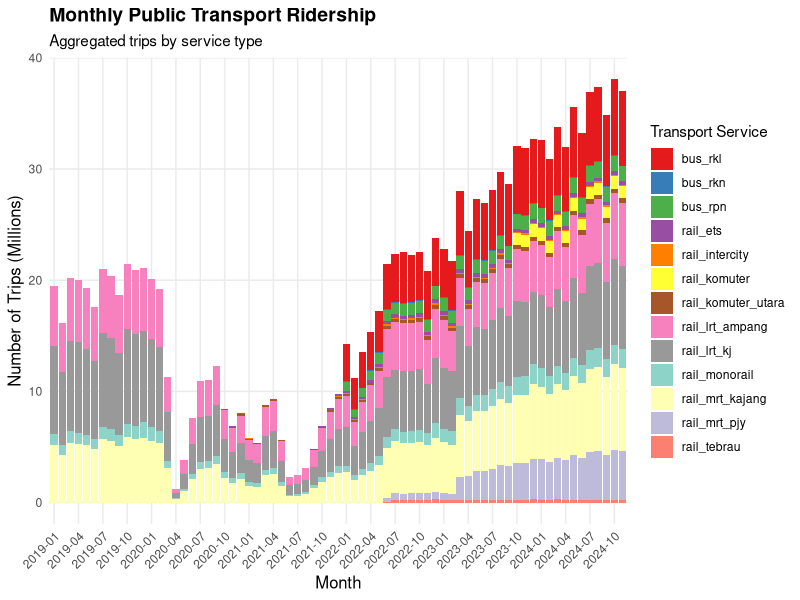
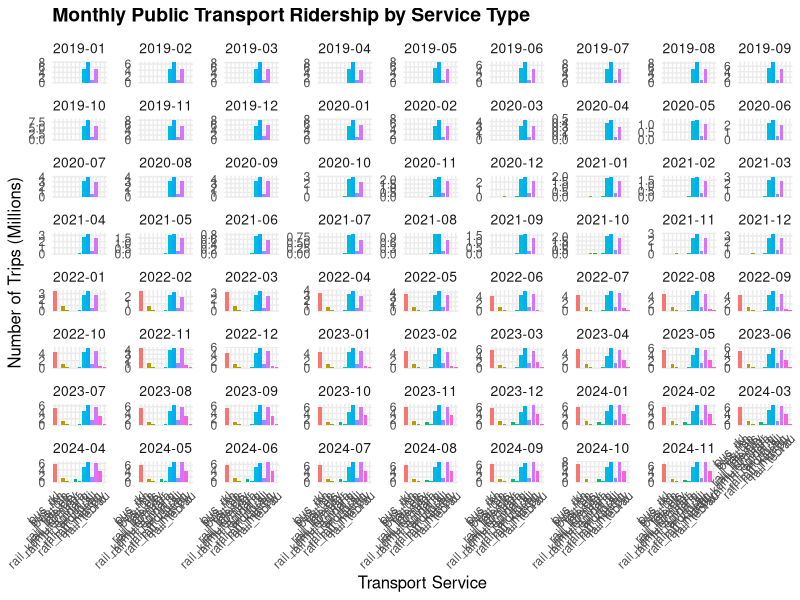
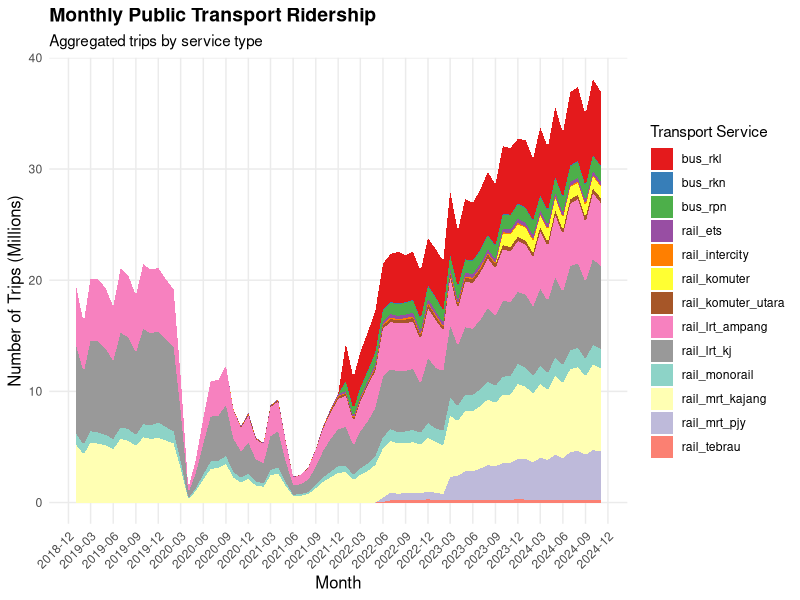

The R source for these figures, in order:
# Using appropriate visuals, show the number of trips
# aggregated for each month for all the 13
# public transport services across the country.

# Load required libraries
library(dplyr)
library(ggplot2)
library(tidyr)
library(lubridate)
library(RColorBrewer)

# Read the data
df <- read.csv("Data/ridership_headline.csv")

# Convert date to proper date format
df$date <- as.Date(df$date)

# Create month column with year and month only
df$month <- format(df$date, "%Y-%m")

# Aggregate data by month for all services
# %>% pass the result of one function to the next function
# group_by: group the data by month
# summarise: summarise the data by month
# across: apply the sum function to the columns that start with bus_ or rail_
# pivot_longer: pivot the data to long format
monthly_trips <- df %>%
  group_by(month) %>%
  summarise(across(starts_with(c("bus_", "rail_")), sum, na.rm = TRUE)) %>%
  pivot_longer(
    cols = -month,
    names_to = "service",
    values_to = "trips"
  )

# Plot stacked bar chart
ggplot(monthly_trips, aes(x = month, y = trips / 1000000, fill = service)) + # Convert to millions
  geom_bar(stat = "identity") +
  theme_minimal() +
  theme(
    axis.text.x = element_text(angle = 45, hjust = 1), # Reduced angle to 45
    legend.position = "right",
    panel.grid.minor = element_blank(), # Remove minor gridlines
    plot.title = element_text(size = 14, face = "bold"),
    axis.title = element_text(size = 12)
  ) +
  labs(
    title = "Monthly Public Transport Ridership",
    subtitle = "Aggregated trips by service type",
    x = "Month",
    y = "Number of Trips (Millions)",
    fill = "Transport Service"
  ) +
  scale_y_continuous(
    labels = scales::comma_format(scale = 1)
  ) +
  scale_x_discrete(
    breaks = function(x) x[seq(1, length(x), by = 3)] # Show every 3rd month
  ) +
  scale_fill_manual(
    values = c(brewer.pal(9, "Set1"), brewer.pal(5, "Set3"))
  )

# Plot bar charts by month
ggplot(monthly_trips, aes(x = service, y = trips / 1000000, fill = service)) +
  geom_bar(stat = "identity") +
  facet_wrap(~month, scales = "free_y") +
  theme_minimal() +
  theme(
    axis.text.x = element_text(angle = 45, hjust = 1),
    legend.position = "none", # Remove legend as colors already indicate service
    panel.grid.minor = element_blank(),
    plot.title = element_text(size = 14, face = "bold"),
    axis.title = element_text(size = 12),
    strip.text = element_text(size = 10) # Month label size in facets
  ) +
  labs(
    title = "Monthly Public Transport Ridership by Service Type",
    x = "Transport Service",
    y = "Number of Trips (Millions)"
  ) +
  scale_y_continuous(
    labels = scales::comma_format(scale = 1)
  )

# Convert month to proper date format
monthly_trips$month <- as.Date(paste0(monthly_trips$month, "-01"))

# Plot area graph
ggplot(monthly_trips, aes(x = month, y = trips / 1000000, fill = service)) +
  geom_area(position = "stack") +
  theme_minimal() +
  theme(
    axis.text.x = element_text(angle = 45, hjust = 1),
    legend.position = "right",
    panel.grid.minor = element_blank(),
    plot.title = element_text(size = 14, face = "bold"),
    axis.title = element_text(size = 12)
  ) +
  labs(
    title = "Monthly Public Transport Ridership",
    subtitle = "Aggregated trips by service type",
    x = "Month",
    y = "Number of Trips (Millions)",
    fill = "Transport Service"
  ) +
  scale_y_continuous(
    labels = scales::comma_format(scale = 1)
  ) +
  scale_x_date( # Changed from scale_x_discrete to scale_x_date
    date_breaks = "3 months",
    date_labels = "%Y-%m"
  ) +
  scale_fill_manual(
    values = c(brewer.pal(9, "Set1"), brewer.pal(5, "Set3"))
  )
